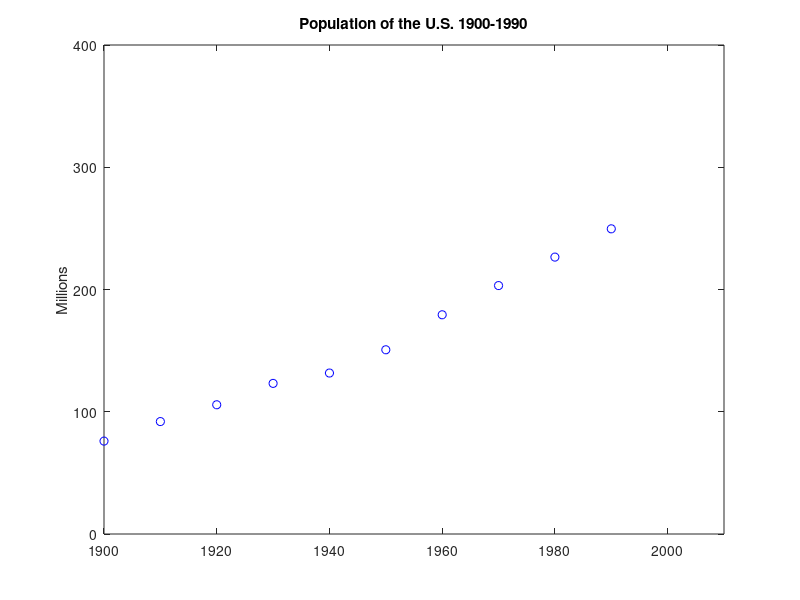

Source code (MATLAB): (Note: this script raises an error after producing the figure.)
% Here is the US Census data from 1900 to 1990.

x = (1900:10:1990)';
y = [75.9950 91.9720 105.7110 123.2030 131.6690 150.6970 ...
     179.3230 203.2120 226.5050 249.6330]';

plot(x, y, 'bo');
axis([1900 2010 0 400]);
title('Population of the U.S. 1900-1990');
ylabel('Millions');
disp('press any key to continue')
pause 

% Compute the coefficients of the Newton IP

a = newton_coef(x,y);

% Evaluate the Newton IP at every year from 1900 to 2010
% and plot the results.

hold on
xx = 1900:2010;
yy = newton_pval(a,x,xx);
plot(xx,yy,'r-');

% Evaluating the Newton IP at 1975 and plot the results.

z = newton_pval(a,x,1975);
plot(1975,z,'ks');
text(1975,z-10,num2str(z));
hold off